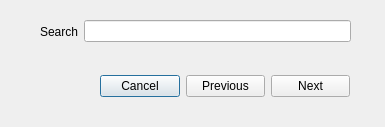
<?xml version="1.0" encoding="UTF-8"?>
<ui version="4.0">
 <class>UISearchDialog</class>
 <widget class="QDialog" name="UISearchDialog">
  <property name="geometry">
   <rect>
    <x>0</x>
    <y>0</y>
    <width>385</width>
    <height>127</height>
   </rect>
  </property>
  <property name="windowTitle">
   <string>Dialog</string>
  </property>
  <widget class="QWidget" name="">
   <property name="geometry">
    <rect>
     <x>100</x>
     <y>70</y>
     <width>250</width>
     <height>32</height>
    </rect>
   </property>
   <layout class="QHBoxLayout" name="horizontalLayout">
    <item>
     <widget class="QPushButton" name="pushCancel">
      <property name="text">
       <string>Cancel</string>
      </property>
     </widget>
    </item>
    <item>
     <widget class="QPushButton" name="pushPrevious">
      <property name="text">
       <string>Previous</string>
      </property>
     </widget>
    </item>
    <item>
     <widget class="QPushButton" name="pushNext">
      <property name="text">
       <string>Next</string>
      </property>
     </widget>
    </item>
   </layout>
  </widget>
  <widget class="QWidget" name="">
   <property name="geometry">
    <rect>
     <x>40</x>
     <y>20</y>
     <width>311</width>
     <height>23</height>
    </rect>
   </property>
   <layout class="QHBoxLayout" name="horizontalLayout_2">
    <item>
     <widget class="QLabel" name="label">
      <property name="text">
       <string>Search</string>
      </property>
     </widget>
    </item>
    <item>
     <widget class="QLineEdit" name="lineEdit"/>
    </item>
   </layout>
  </widget>
 </widget>
 <resources/>
 <connections/>
</ui>
